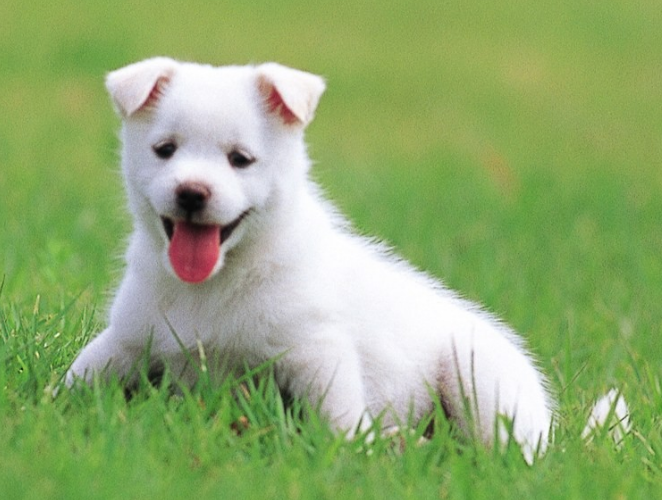
#> input picture dog.png, 662 x 500 px
$ python draw_write_on_image.py
#> lines starting #> are read from the running program, lines starting #| are printed output that depends on the picture
import numpy as np
import cv2

img = cv2.imread('dog.png',1) # color
#> img is the input picture: shape (500, 662, 3); mean B, G, R 113.6, 170.9, 145.6

# 在图像上绘图
cv2.line(img,(0,0),(150,150),(255,0,0),15)
cv2.rectangle(img,(15,25),(200,150),(0,255,0),5)
cv2.circle(img,(100,63),55,(0,0,255),-1) # -1表示fill in

pts = np.array([[10,5],[20,30],[70,20],[50,10]],np.int32)
# pts = pts.reshape(-1,1,2)
cv2.polylines(img,[pts],True, (0,255,255),3)
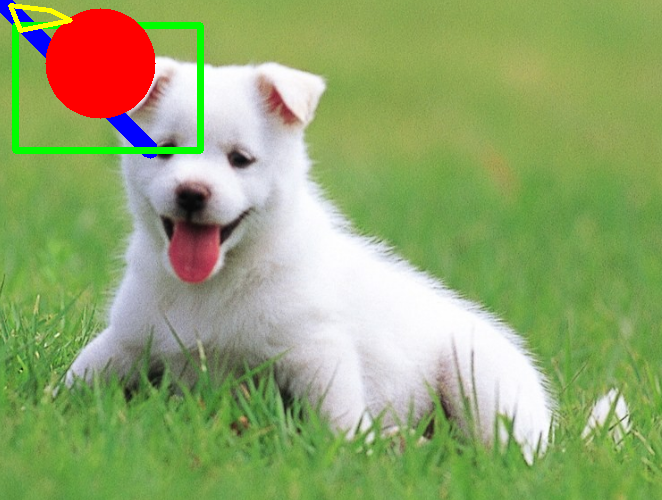
#> img: shape (500, 662, 3); mean B, G, R 109.7, 166.1, 146.4

cv2.imshow('image',img)
cv2.waitKey(0)
cv2.destroyAllWindows()
